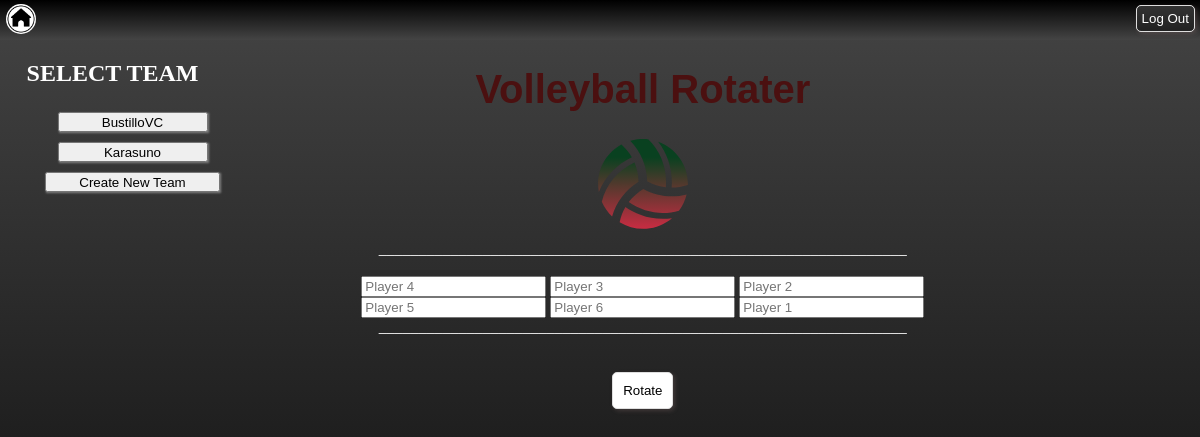
Page / (signed in) on the earlier database version.
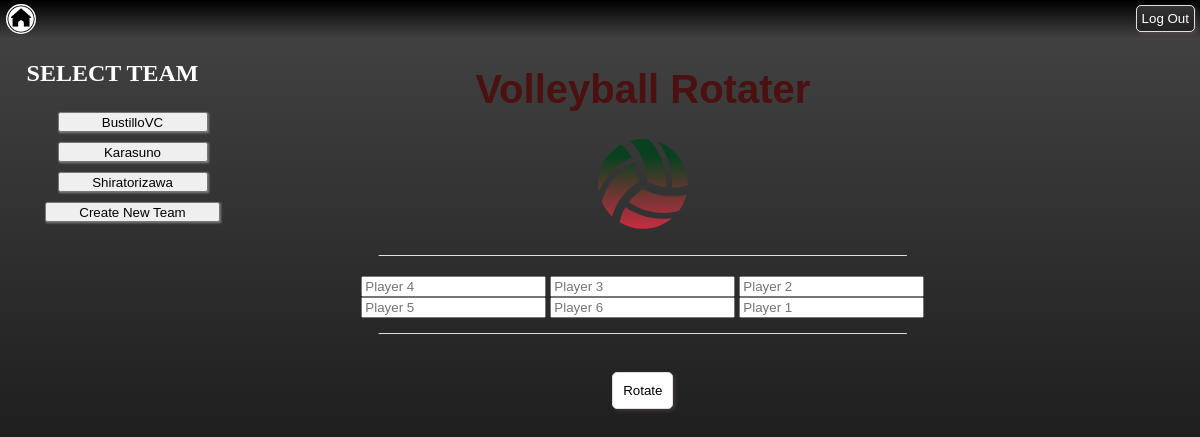
Same page on the later database version.
### tables this page shows
CREATE TABLE teams(id integer NOT NULL, "team_name" varchar(50) PRIMARY KEY NOT NULL);

### app.py (the view)
@app.route("/")
def index():
    if 'logged_in' not in session:
        session['logged_in'] = False
        session['user_id'] = None
        session['teams'] = []
    if not session['logged_in']:
        print(session['logged_in'])
        return render_template("login.html")
    db = create_connection()
    session['teams'] = get_teams(db, session['user_id'])
    print(session['username'])
    return render_template("index.html", teams=session['teams'])

### arief.py (called while the page is built)
def create_connection():
    db = None
    try:
        db = sqlite3.connect(r"volleyball.db")
        print("connection success")
    except Error as e:
        print(e)
    return db

def get_teams(connection,user_id):
    cursor = connection.cursor()
    cursor.execute("SELECT team_name FROM teams WHERE id = ?", (user_id,))
    teams = cursor.fetchall()
    team_list = []
    for team in teams:
        team_list.append(team[0])
    return team_list

### templates/index.html (shortened to what this page needs)
{% extends "layout.html" %}
{% block content %}
<div class="header">
        <h1>Volleyball Rotater</h1>
        <img id="volleyball-image" src="./static/Vector.svg" width="90" height="90" class="bouncy-bouncy"/>
</div>
<body>
    <div class="main">
    __________________________________________________________________ <br/><br/>
    <form action="/rotate" method="post">
        <input required type="text" name="playerOne" placeholder = "Player 4"></input>
        <input required type="text" name="playerSix" placeholder = "Player 3"></input>
        <input required type="text" name="playerFive" placeholder = "Player 2"></input>
        <br/>
        <input required type="text" name="playerTwo" placeholder = "Player 5"></input>
        <input required type="text" name="playerThree" placeholder = "Player 6"></input>
        <input required type="text" name="playerFour" placeholder = "Player 1"></input> <br/>
        __________________________________________________________________
        <br></br></br>
        <input type="submit" value="Rotate" class="submit-btn"></input>
    </form>
    </div>
    <div class="team_select">
        <h2>SELECT TEAM</h2>
        <ul>
            {% for team in teams %}
            <form action="team_rotations" method="post">
                <button class="select-button" type="submit">{{ team }}</button>
            </form>
            {% endfor %}
            <button class="select-button new"><a href="/create_team" style=" text-decoration: none; color: black;">Create New Team</a></button>
        </ul>
    </div>
</body>
{% endblock %}

### templates/layout.html (shortened to what this page needs)
<!DOCTYPE html>
<html lang="en" >
    <head>
        <link rel="stylesheet" type="text/css" href="{{ url_for('static',filename='style.css') }}">
    </head>
<body>
        <button class="home">
            <a class="home" href="/"><img id="homebutton" src="/static/images/home-button.png"></a>
        </button>
        <div class="box"></div>
        <a class="logout" href="/logout">
            <button id="logout-button" class="submit-btn">Log Out</button>
        </a>
</body>
    {% block content %}{% endblock %}
</html>

### static/style.css (style rules this page uses)
html { overflow: hidden; height: 100%; }
.box { grid-area: 1/2; background-image: linear-gradient(#000000, #444444); }
body { display: grid; grid-template: 1fr 5fr 14fr / 1fr 6fr 1fr; margin: 0; text-align: center; height: 100%; background-image: linear-gradient(#444444, #000000); background-size: cover; background-position: center; background-attachment: fixed; }
.header { overflow: auto; width: 100%; grid-area: 2 / 2; }
#logout-button { grid-area: 1 / 3; cursor: pointer; padding: 5px; margin: 5px; color: black; background-image: linear-gradient(#333333, #222222); }
a.logout { grid-area: 1 / 3; background-image: linear-gradient(#000000, #444444); text-align: right; align-items: center; }
a #logout-button { text-decoration: none; color: white; }
.main { height: 100%; margin: 0; padding: 0; border: 0; color: white; grid-area: 3 / 2 ; }
h1 { position: relative; font-family: Arial; font-size: 72px; color: #4b1010; font-size: 40px; }
.submit-btn { border-radius: 5px; color: black; background: white; padding: 10px; border: 1px solid #DEDEDE; box-sizing: border-box; box-shadow: 2px 2px 4px rgba(156, 122, 122, 0.25); }
#homebutton { width: 30px; height: 30px; background: white; border-radius: 100%; }
button.home { grid-area: 1 / 1; border: none; margin: 0 0 0 0; background-image: linear-gradient(#000000, #444444); text-align: left; }
.team_select { color: white; grid-area: 2 / 1 / span 2 / 1; }
.select-button { width: 150px; height:20px; margin: 5px; box-shadow: 1px 1px 2px grey; }
.select-button.new { width: 175px; }

Differences in the rows shown:
added teams: team_name "Shiratorizawa"
